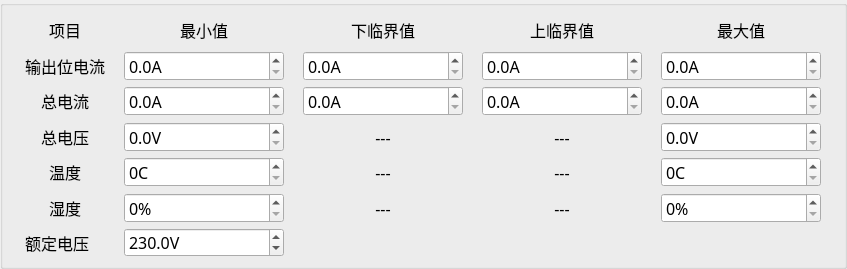
<?xml version="1.0" encoding="UTF-8"?>
<ui version="4.0">
 <class>Home_MpduAlarmWid</class>
 <widget class="QWidget" name="Home_MpduAlarmWid">
  <property name="geometry">
   <rect>
    <x>0</x>
    <y>0</y>
    <width>847</width>
    <height>269</height>
   </rect>
  </property>
  <property name="font">
   <font>
    <family>微软雅黑</family>
    <pointsize>12</pointsize>
   </font>
  </property>
  <property name="windowTitle">
   <string>Form</string>
  </property>
  <layout class="QGridLayout" name="gridLayout">
   <property name="leftMargin">
    <number>0</number>
   </property>
   <property name="topMargin">
    <number>0</number>
   </property>
   <property name="rightMargin">
    <number>0</number>
   </property>
   <property name="bottomMargin">
    <number>0</number>
   </property>
   <property name="spacing">
    <number>0</number>
   </property>
   <item row="0" column="0">
    <widget class="QGroupBox" name="groupBox_2">
     <property name="minimumSize">
      <size>
       <width>0</width>
       <height>30</height>
      </size>
     </property>
     <property name="title">
      <string/>
     </property>
     <layout class="QGridLayout" name="gridLayout_2">
      <property name="verticalSpacing">
       <number>6</number>
      </property>
      <item row="1" column="4">
       <widget class="QDoubleSpinBox" name="outputMaxSpin">
        <property name="minimumSize">
         <size>
          <width>0</width>
          <height>30</height>
         </size>
        </property>
        <property name="maximumSize">
         <size>
          <width>160</width>
          <height>16777215</height>
         </size>
        </property>
        <property name="suffix">
         <string>A</string>
        </property>
        <property name="decimals">
         <number>1</number>
        </property>
        <property name="maximum">
         <double>300.000000000000000</double>
        </property>
       </widget>
      </item>
      <item row="5" column="0">
       <widget class="QLabel" name="label_19">
        <property name="minimumSize">
         <size>
          <width>0</width>
          <height>30</height>
         </size>
        </property>
        <property name="maximumSize">
         <size>
          <width>80</width>
          <height>16777215</height>
         </size>
        </property>
        <property name="text">
         <string>湿度</string>
        </property>
        <property name="alignment">
         <set>Qt::AlignCenter</set>
        </property>
       </widget>
      </item>
      <item row="1" column="3">
       <widget class="QDoubleSpinBox" name="outputCrMaxSpin">
        <property name="minimumSize">
         <size>
          <width>0</width>
          <height>30</height>
         </size>
        </property>
        <property name="maximumSize">
         <size>
          <width>160</width>
          <height>16777215</height>
         </size>
        </property>
        <property name="suffix">
         <string>A</string>
        </property>
        <property name="decimals">
         <number>1</number>
        </property>
        <property name="maximum">
         <double>300.000000000000000</double>
        </property>
       </widget>
      </item>
      <item row="0" column="3">
       <widget class="QLabel" name="label_12">
        <property name="minimumSize">
         <size>
          <width>0</width>
          <height>30</height>
         </size>
        </property>
        <property name="maximumSize">
         <size>
          <width>160</width>
          <height>30</height>
         </size>
        </property>
        <property name="text">
         <string>上临界值</string>
        </property>
        <property name="alignment">
         <set>Qt::AlignCenter</set>
        </property>
       </widget>
      </item>
      <item row="5" column="4">
       <widget class="QDoubleSpinBox" name="humMaxSpin">
        <property name="minimumSize">
         <size>
          <width>0</width>
          <height>30</height>
         </size>
        </property>
        <property name="maximumSize">
         <size>
          <width>160</width>
          <height>16777215</height>
         </size>
        </property>
        <property name="suffix">
         <string>%</string>
        </property>
        <property name="decimals">
         <number>0</number>
        </property>
        <property name="maximum">
         <double>300.000000000000000</double>
        </property>
       </widget>
      </item>
      <item row="4" column="4">
       <widget class="QDoubleSpinBox" name="temMaxSpin">
        <property name="minimumSize">
         <size>
          <width>0</width>
          <height>30</height>
         </size>
        </property>
        <property name="maximumSize">
         <size>
          <width>160</width>
          <height>16777215</height>
         </size>
        </property>
        <property name="suffix">
         <string>C</string>
        </property>
        <property name="decimals">
         <number>0</number>
        </property>
        <property name="maximum">
         <double>300.000000000000000</double>
        </property>
       </widget>
      </item>
      <item row="0" column="2">
       <widget class="QLabel" name="label_11">
        <property name="minimumSize">
         <size>
          <width>0</width>
          <height>30</height>
         </size>
        </property>
        <property name="maximumSize">
         <size>
          <width>160</width>
          <height>30</height>
         </size>
        </property>
        <property name="text">
         <string>下临界值</string>
        </property>
        <property name="alignment">
         <set>Qt::AlignCenter</set>
        </property>
       </widget>
      </item>
      <item row="5" column="1">
       <widget class="QDoubleSpinBox" name="humMinSpin">
        <property name="minimumSize">
         <size>
          <width>0</width>
          <height>30</height>
         </size>
        </property>
        <property name="maximumSize">
         <size>
          <width>160</width>
          <height>16777215</height>
         </size>
        </property>
        <property name="suffix">
         <string>%</string>
        </property>
        <property name="decimals">
         <number>0</number>
        </property>
        <property name="maximum">
         <double>300.000000000000000</double>
        </property>
       </widget>
      </item>
      <item row="1" column="2">
       <widget class="QDoubleSpinBox" name="outputCrMinSpin">
        <property name="minimumSize">
         <size>
          <width>0</width>
          <height>30</height>
         </size>
        </property>
        <property name="maximumSize">
         <size>
          <width>160</width>
          <height>16777215</height>
         </size>
        </property>
        <property name="suffix">
         <string>A</string>
        </property>
        <property name="decimals">
         <number>1</number>
        </property>
        <property name="maximum">
         <double>300.000000000000000</double>
        </property>
       </widget>
      </item>
      <item row="1" column="0">
       <widget class="QLabel" name="label_17">
        <property name="minimumSize">
         <size>
          <width>0</width>
          <height>30</height>
         </size>
        </property>
        <property name="maximumSize">
         <size>
          <width>80</width>
          <height>16777215</height>
         </size>
        </property>
        <property name="text">
         <string>输出位电流</string>
        </property>
        <property name="alignment">
         <set>Qt::AlignCenter</set>
        </property>
       </widget>
      </item>
      <item row="5" column="2">
       <widget class="QLabel" name="label_24">
        <property name="minimumSize">
         <size>
          <width>0</width>
          <height>30</height>
         </size>
        </property>
        <property name="maximumSize">
         <size>
          <width>160</width>
          <height>16777215</height>
         </size>
        </property>
        <property name="text">
         <string>---</string>
        </property>
        <property name="alignment">
         <set>Qt::AlignCenter</set>
        </property>
       </widget>
      </item>
      <item row="3" column="3">
       <widget class="QLabel" name="label_21">
        <property name="minimumSize">
         <size>
          <width>0</width>
          <height>30</height>
         </size>
        </property>
        <property name="maximumSize">
         <size>
          <width>160</width>
          <height>16777215</height>
         </size>
        </property>
        <property name="text">
         <string>---</string>
        </property>
        <property name="alignment">
         <set>Qt::AlignCenter</set>
        </property>
       </widget>
      </item>
      <item row="5" column="3">
       <widget class="QLabel" name="label_25">
        <property name="minimumSize">
         <size>
          <width>0</width>
          <height>30</height>
         </size>
        </property>
        <property name="maximumSize">
         <size>
          <width>160</width>
          <height>16777215</height>
         </size>
        </property>
        <property name="text">
         <string>---</string>
        </property>
        <property name="alignment">
         <set>Qt::AlignCenter</set>
        </property>
       </widget>
      </item>
      <item row="2" column="1">
       <widget class="QDoubleSpinBox" name="curMinSpin">
        <property name="minimumSize">
         <size>
          <width>0</width>
          <height>30</height>
         </size>
        </property>
        <property name="maximumSize">
         <size>
          <width>160</width>
          <height>16777215</height>
         </size>
        </property>
        <property name="suffix">
         <string>A</string>
        </property>
        <property name="decimals">
         <number>1</number>
        </property>
        <property name="maximum">
         <double>300.000000000000000</double>
        </property>
       </widget>
      </item>
      <item row="0" column="1">
       <widget class="QLabel" name="label_10">
        <property name="minimumSize">
         <size>
          <width>0</width>
          <height>30</height>
         </size>
        </property>
        <property name="maximumSize">
         <size>
          <width>160</width>
          <height>30</height>
         </size>
        </property>
        <property name="text">
         <string>最小值</string>
        </property>
        <property name="alignment">
         <set>Qt::AlignCenter</set>
        </property>
       </widget>
      </item>
      <item row="3" column="0">
       <widget class="QLabel" name="label_15">
        <property name="minimumSize">
         <size>
          <width>0</width>
          <height>30</height>
         </size>
        </property>
        <property name="maximumSize">
         <size>
          <width>80</width>
          <height>16777215</height>
         </size>
        </property>
        <property name="text">
         <string>总电压</string>
        </property>
        <property name="alignment">
         <set>Qt::AlignCenter</set>
        </property>
       </widget>
      </item>
      <item row="4" column="2">
       <widget class="QLabel" name="label_23">
        <property name="minimumSize">
         <size>
          <width>0</width>
          <height>30</height>
         </size>
        </property>
        <property name="maximumSize">
         <size>
          <width>160</width>
          <height>16777215</height>
         </size>
        </property>
        <property name="text">
         <string>---</string>
        </property>
        <property name="alignment">
         <set>Qt::AlignCenter</set>
        </property>
       </widget>
      </item>
      <item row="2" column="2">
       <widget class="QDoubleSpinBox" name="curCrMinSpin">
        <property name="minimumSize">
         <size>
          <width>0</width>
          <height>30</height>
         </size>
        </property>
        <property name="maximumSize">
         <size>
          <width>160</width>
          <height>16777215</height>
         </size>
        </property>
        <property name="suffix">
         <string>A</string>
        </property>
        <property name="decimals">
         <number>1</number>
        </property>
        <property name="maximum">
         <double>300.000000000000000</double>
        </property>
       </widget>
      </item>
      <item row="4" column="0">
       <widget class="QLabel" name="label_18">
        <property name="minimumSize">
         <size>
          <width>0</width>
          <height>30</height>
         </size>
        </property>
        <property name="maximumSize">
         <size>
          <width>80</width>
          <height>16777215</height>
         </size>
        </property>
        <property name="text">
         <string>温度</string>
        </property>
        <property name="alignment">
         <set>Qt::AlignCenter</set>
        </property>
       </widget>
      </item>
      <item row="3" column="2">
       <widget class="QLabel" name="label_20">
        <property name="minimumSize">
         <size>
          <width>0</width>
          <height>30</height>
         </size>
        </property>
        <property name="maximumSize">
         <size>
          <width>160</width>
          <height>16777215</height>
         </size>
        </property>
        <property name="text">
         <string>---</string>
        </property>
        <property name="alignment">
         <set>Qt::AlignCenter</set>
        </property>
       </widget>
      </item>
      <item row="4" column="3">
       <widget class="QLabel" name="label_22">
        <property name="minimumSize">
         <size>
          <width>0</width>
          <height>30</height>
         </size>
        </property>
        <property name="maximumSize">
         <size>
          <width>160</width>
          <height>16777215</height>
         </size>
        </property>
        <property name="text">
         <string>---</string>
        </property>
        <property name="alignment">
         <set>Qt::AlignCenter</set>
        </property>
       </widget>
      </item>
      <item row="1" column="1">
       <widget class="QDoubleSpinBox" name="outputMinSpin">
        <property name="minimumSize">
         <size>
          <width>0</width>
          <height>30</height>
         </size>
        </property>
        <property name="maximumSize">
         <size>
          <width>160</width>
          <height>16777215</height>
         </size>
        </property>
        <property name="suffix">
         <string>A</string>
        </property>
        <property name="decimals">
         <number>1</number>
        </property>
        <property name="maximum">
         <double>300.000000000000000</double>
        </property>
       </widget>
      </item>
      <item row="0" column="4">
       <widget class="QLabel" name="label_13">
        <property name="minimumSize">
         <size>
          <width>0</width>
          <height>30</height>
         </size>
        </property>
        <property name="maximumSize">
         <size>
          <width>160</width>
          <height>30</height>
         </size>
        </property>
        <property name="text">
         <string>最大值</string>
        </property>
        <property name="alignment">
         <set>Qt::AlignCenter</set>
        </property>
       </widget>
      </item>
      <item row="2" column="4">
       <widget class="QDoubleSpinBox" name="curMaxSpin">
        <property name="minimumSize">
         <size>
          <width>0</width>
          <height>30</height>
         </size>
        </property>
        <property name="maximumSize">
         <size>
          <width>160</width>
          <height>16777215</height>
         </size>
        </property>
        <property name="suffix">
         <string>A</string>
        </property>
        <property name="decimals">
         <number>1</number>
        </property>
        <property name="maximum">
         <double>300.000000000000000</double>
        </property>
       </widget>
      </item>
      <item row="2" column="3">
       <widget class="QDoubleSpinBox" name="curCrMaxSpin">
        <property name="minimumSize">
         <size>
          <width>0</width>
          <height>30</height>
         </size>
        </property>
        <property name="maximumSize">
         <size>
          <width>160</width>
          <height>16777215</height>
         </size>
        </property>
        <property name="suffix">
         <string>A</string>
        </property>
        <property name="decimals">
         <number>1</number>
        </property>
        <property name="maximum">
         <double>300.000000000000000</double>
        </property>
       </widget>
      </item>
      <item row="4" column="1">
       <widget class="QDoubleSpinBox" name="temMinSpin">
        <property name="minimumSize">
         <size>
          <width>0</width>
          <height>30</height>
         </size>
        </property>
        <property name="maximumSize">
         <size>
          <width>160</width>
          <height>16777215</height>
         </size>
        </property>
        <property name="suffix">
         <string>C</string>
        </property>
        <property name="decimals">
         <number>0</number>
        </property>
        <property name="maximum">
         <double>300.000000000000000</double>
        </property>
       </widget>
      </item>
      <item row="2" column="0">
       <widget class="QLabel" name="label_16">
        <property name="minimumSize">
         <size>
          <width>0</width>
          <height>30</height>
         </size>
        </property>
        <property name="maximumSize">
         <size>
          <width>80</width>
          <height>16777215</height>
         </size>
        </property>
        <property name="text">
         <string>总电流</string>
        </property>
        <property name="alignment">
         <set>Qt::AlignCenter</set>
        </property>
       </widget>
      </item>
      <item row="3" column="1">
       <widget class="QDoubleSpinBox" name="volMinSpin">
        <property name="minimumSize">
         <size>
          <width>0</width>
          <height>30</height>
         </size>
        </property>
        <property name="maximumSize">
         <size>
          <width>160</width>
          <height>16777215</height>
         </size>
        </property>
        <property name="suffix">
         <string>V</string>
        </property>
        <property name="decimals">
         <number>1</number>
        </property>
        <property name="maximum">
         <double>300.000000000000000</double>
        </property>
       </widget>
      </item>
      <item row="3" column="4">
       <widget class="QDoubleSpinBox" name="volMaxSpin">
        <property name="minimumSize">
         <size>
          <width>0</width>
          <height>30</height>
         </size>
        </property>
        <property name="maximumSize">
         <size>
          <width>160</width>
          <height>16777215</height>
         </size>
        </property>
        <property name="suffix">
         <string>V</string>
        </property>
        <property name="decimals">
         <number>1</number>
        </property>
        <property name="maximum">
         <double>300.000000000000000</double>
        </property>
       </widget>
      </item>
      <item row="0" column="0">
       <widget class="QLabel" name="label_14">
        <property name="minimumSize">
         <size>
          <width>0</width>
          <height>30</height>
         </size>
        </property>
        <property name="maximumSize">
         <size>
          <width>80</width>
          <height>30</height>
         </size>
        </property>
        <property name="text">
         <string>项目</string>
        </property>
        <property name="alignment">
         <set>Qt::AlignCenter</set>
        </property>
       </widget>
      </item>
      <item row="6" column="0">
       <widget class="QLabel" name="label">
        <property name="text">
         <string>额定电压</string>
        </property>
       </widget>
      </item>
      <item row="6" column="1">
       <widget class="QDoubleSpinBox" name="ratedVolSpin">
        <property name="suffix">
         <string>V</string>
        </property>
        <property name="decimals">
         <number>1</number>
        </property>
        <property name="maximum">
         <double>400.000000000000000</double>
        </property>
        <property name="value">
         <double>230.000000000000000</double>
        </property>
       </widget>
      </item>
     </layout>
    </widget>
   </item>
  </layout>
 </widget>
 <resources/>
 <connections/>
</ui>
